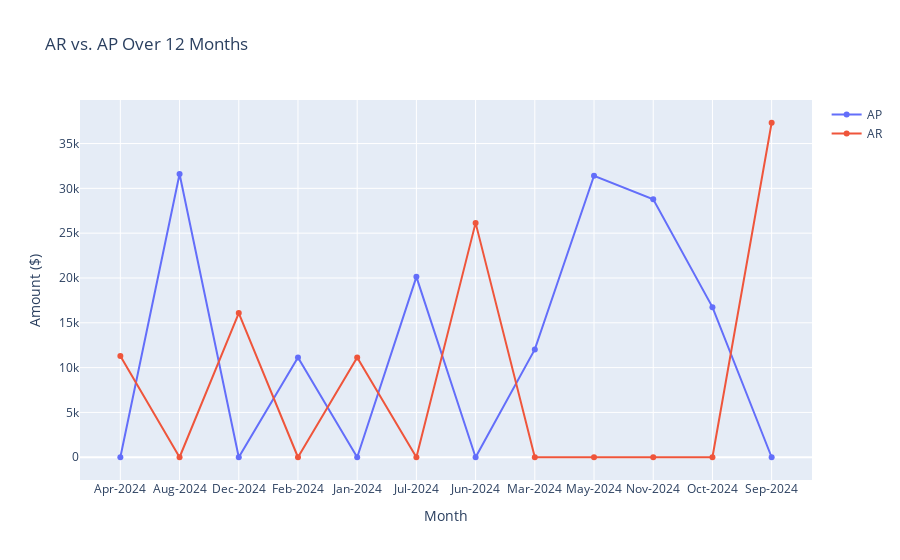

Notebook source saved alongside this figure:
### Code cell
# AR vs. AP Over 12 Months (Line Plot)
df_ap_ar = df[df['Type'].isin(['AP', 'AR'])]
df_ap_ar_grouped = df_ap_ar.groupby([df_ap_ar['Month'].dt.strftime('%b-%Y'), 'Type'])['Amount'].sum().unstack().fillna(0)
fig_ar_ap_monthly = go.Figure()
fig_ar_ap_monthly.add_trace(go.Scatter(x=df_ap_ar_grouped.index, y=df_ap_ar_grouped['AP'], mode='lines+markers', name='AP'))
fig_ar_ap_monthly.add_trace(go.Scatter(x=df_ap_ar_grouped.index, y=df_ap_ar_grouped['AR'], mode='lines+markers', name='AR'))
fig_ar_ap_monthly.update_layout(title="AR vs. AP Over 12 Months", xaxis_title="Month", yaxis_title="Amount ($)")

### Figure 1 — Plotly figure (JSON) as saved in the notebook; plotly's stock layout.template omitted (floating-point values rounded to 4 significant figures)
{"data": [{"mode": "lines+markers", "name": "AP", "type": "scatter", "x": ["Apr-2024", "Aug-2024", "Dec-2024", "Feb-2024", "Jan-2024", "Jul-2024", "Jun-2024", "Mar-2024", "May-2024", "Nov-2024", "Oct-2024", "Sep-2024"], "y": [0, 31595, 0, 11139, 0, 20129, 0, 12031, 31400, 28784, 16748, 0]}, {"mode": "lines+markers", "name": "AR", "type": "scatter", "x": ["Apr-2024", "Aug-2024", "Dec-2024", "Feb-2024", "Jan-2024", "Jul-2024", "Jun-2024", "Mar-2024", "May-2024", "Nov-2024", "Oct-2024", "Sep-2024"], "y": [11302, 0, 16083, 0, 11139, 0, 26148, 0, 0, 0, 0, 37319]}], "layout": {"title": {"text": "AR vs. AP Over 12 Months"}, "xaxis": {"title": {"text": "Month"}}, "yaxis": {"title": {"text": "Amount ($)"}}}}
